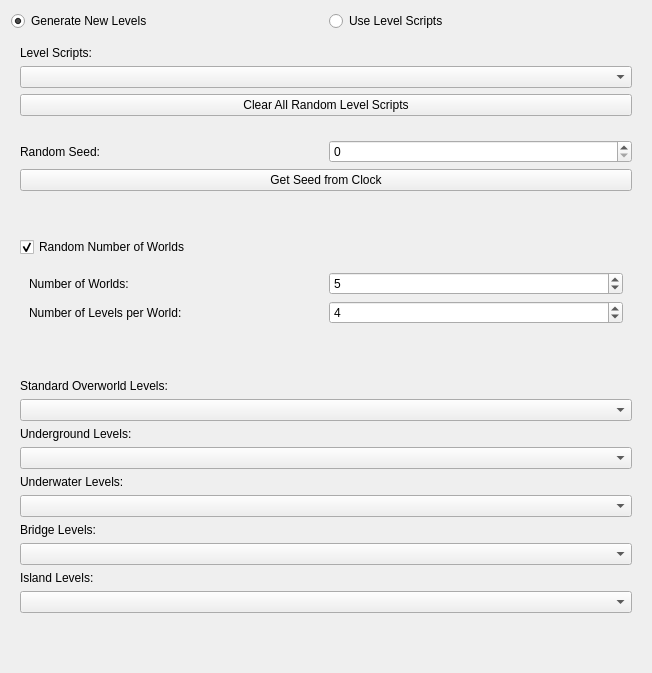
         <widget class="QWidget" name="scrollAreaWidgetContents_5">
          <property name="geometry">
           <rect>
            <x>0</x>
            <y>0</y>
            <width>652</width>
            <height>673</height>
           </rect>
          </property>
          <layout class="QVBoxLayout" name="verticalLayout_4">
           <item>
            <layout class="QHBoxLayout" name="horizontalLayout_3">
             <item>
              <widget class="QRadioButton" name="radioGenerateNewLevels">
               <property name="text">
                <string>Generate New Levels</string>
               </property>
               <property name="checked">
                <bool>true</bool>
               </property>
               <property name="autoExclusive">
                <bool>true</bool>
               </property>
              </widget>
             </item>
             <item>
              <widget class="QRadioButton" name="radioUseLevelScripts">
               <property name="text">
                <string>Use Level Scripts</string>
               </property>
              </widget>
             </item>
            </layout>
           </item>
           <item>
            <widget class="QWidget" name="layoutLevelScriptsWidget" native="true">
             <layout class="QVBoxLayout" name="layoutLevelScripts">
              <item>
               <widget class="QLabel" name="lblLevelScripts">
                <property name="text">
                 <string>Level Scripts:</string>
                </property>
               </widget>
              </item>
              <item>
               <widget class="QComboBox" name="comboLevelScripts"/>
              </item>
              <item>
               <widget class="QPushButton" name="btnClearAllRandomLevelScripts">
                <property name="text">
                 <string>Clear All Random Level Scripts</string>
                </property>
               </widget>
              </item>
             </layout>
            </widget>
           </item>
           <item>
            <widget class="QWidget" name="layoutGenerateNewLevelsWidget" native="true">
             <layout class="QVBoxLayout" name="layoutGenerateNewLevels">
              <item>
               <layout class="QVBoxLayout" name="layoutRandomSeed">
                <item>
                 <layout class="QHBoxLayout" name="horizontalLayout_5">
                  <item>
                   <widget class="QLabel" name="lblRandomSeed">
                    <property name="text">
                     <string>Random Seed:</string>
                    </property>
                   </widget>
                  </item>
                  <item>
                   <widget class="QSpinBox" name="sbRandomSeed">
                    <property name="maximum">
                     <number>999999999</number>
                    </property>
                   </widget>
                  </item>
                 </layout>
                </item>
                <item>
                 <widget class="QPushButton" name="btnNewRandomSeed">
                  <property name="text">
                   <string>Get Seed from Clock</string>
                  </property>
                 </widget>
                </item>
               </layout>
              </item>
              <item>
               <spacer name="verticalSpacer_4">
                <property name="orientation">
                 <enum>Qt::Vertical</enum>
                </property>
                <property name="sizeHint" stdset="0">
                 <size>
                  <width>20</width>
                  <height>40</height>
                 </size>
                </property>
               </spacer>
              </item>
              <item>
               <widget class="QCheckBox" name="cbRandomNumWorlds">
                <property name="enabled">
                 <bool>true</bool>
                </property>
                <property name="text">
                 <string>Random Number of Worlds</string>
                </property>
                <property name="checked">
                 <bool>true</bool>
                </property>
               </widget>
              </item>
              <item>
               <widget class="QWidget" name="layoutNumWorldsWidget" native="true">
                <layout class="QVBoxLayout" name="layoutLevelNumberSettings">
                 <item>
                  <layout class="QHBoxLayout" name="layoutNumWorlds">
                   <item>
                    <widget class="QLabel" name="lblNumWorlds">
                     <property name="enabled">
                      <bool>true</bool>
                     </property>
                     <property name="text">
                      <string>Number of Worlds:</string>
                     </property>
                    </widget>
                   </item>
                   <item>
                    <widget class="QSpinBox" name="sbNumWorlds">
                     <property name="enabled">
                      <bool>true</bool>
                     </property>
                     <property name="minimum">
                      <number>1</number>
                     </property>
                     <property name="maximum">
                      <number>8</number>
                     </property>
                     <property name="value">
                      <number>5</number>
                     </property>
                    </widget>
                   </item>
                  </layout>
                 </item>
                 <item>
                  <layout class="QHBoxLayout" name="layoutNumLevelsPerWorld">
                   <item>
                    <widget class="QLabel" name="lblNumLevelsPerWorld">
                     <property name="enabled">
                      <bool>true</bool>
                     </property>
                     <property name="text">
                      <string>Number of Levels per World: </string>
                     </property>
                    </widget>
                   </item>
                   <item>
                    <widget class="QSpinBox" name="sbNumLevelsPerWorld">
                     <property name="enabled">
                      <bool>true</bool>
                     </property>
                     <property name="minimum">
                      <number>1</number>
                     </property>
                     <property name="maximum">
                      <number>9</number>
                     </property>
                     <property name="value">
                      <number>4</number>
                     </property>
                    </widget>
                   </item>
                  </layout>
                 </item>
                </layout>
               </widget>
              </item>
              <item>
               <spacer name="verticalSpacer_5">
                <property name="orientation">
                 <enum>Qt::Vertical</enum>
                </property>
                <property name="sizeHint" stdset="0">
                 <size>
                  <width>20</width>
                  <height>40</height>
                 </size>
                </property>
               </spacer>
              </item>
              <item>
               <layout class="QVBoxLayout" name="layoutStandardOverworldLevels">
                <item>
                 <widget class="QLabel" name="lblStandardOverworld">
                  <property name="text">
                   <string>Standard Overworld Levels:</string>
                  </property>
                 </widget>
                </item>
                <item>
                 <widget class="QComboBox" name="comboStandardOverworld"/>
                </item>
               </layout>
              </item>
              <item>
               <layout class="QVBoxLayout" name="layoutUndergroundLevels">
                <item>
                 <widget class="QLabel" name="lblUnderground">
                  <property name="text">
                   <string>Underground Levels:</string>
                  </property>
                 </widget>
                </item>
                <item>
                 <widget class="QComboBox" name="comboUnderground"/>
                </item>
               </layout>
              </item>
              <item>
               <layout class="QVBoxLayout" name="layoutUnderwaterLevels">
                <item>
                 <widget class="QLabel" name="lblUnderwater">
                  <property name="text">
                   <string>Underwater Levels:</string>
                  </property>
                 </widget>
                </item>
                <item>
                 <widget class="QComboBox" name="comboUnderwater"/>
                </item>
               </layout>
              </item>
              <item>
               <layout class="QVBoxLayout" name="layoutBridgeLevels">
                <item>
                 <layout class="QVBoxLayout" name="layoutNewLevels"/>
                </item>
                <item>
                 <widget class="QLabel" name="lblBridge">
                  <property name="text">
                   <string>Bridge Levels:</string>
                  </property>
                 </widget>
                </item>
                <item>
                 <widget class="QComboBox" name="comboBridge"/>
                </item>
               </layout>
              </item>
              <item>
               <layout class="QVBoxLayout" name="layoutIslandLevels">
                <item>
                 <widget class="QLabel" name="lblIsland">
                  <property name="text">
                   <string>Island Levels:</string>
                  </property>
                 </widget>
                </item>
                <item>
                 <widget class="QComboBox" name="comboIsland"/>
                </item>
               </layout>
              </item>
             </layout>
            </widget>
           </item>
           <item>
            <spacer name="verticalSpacer">
             <property name="orientation">
              <enum>Qt::Vertical</enum>
             </property>
             <property name="sizeHint" stdset="0">
              <size>
               <width>20</width>
               <height>40</height>
              </size>
             </property>
            </spacer>
           </item>
          </layout>
         </widget>
